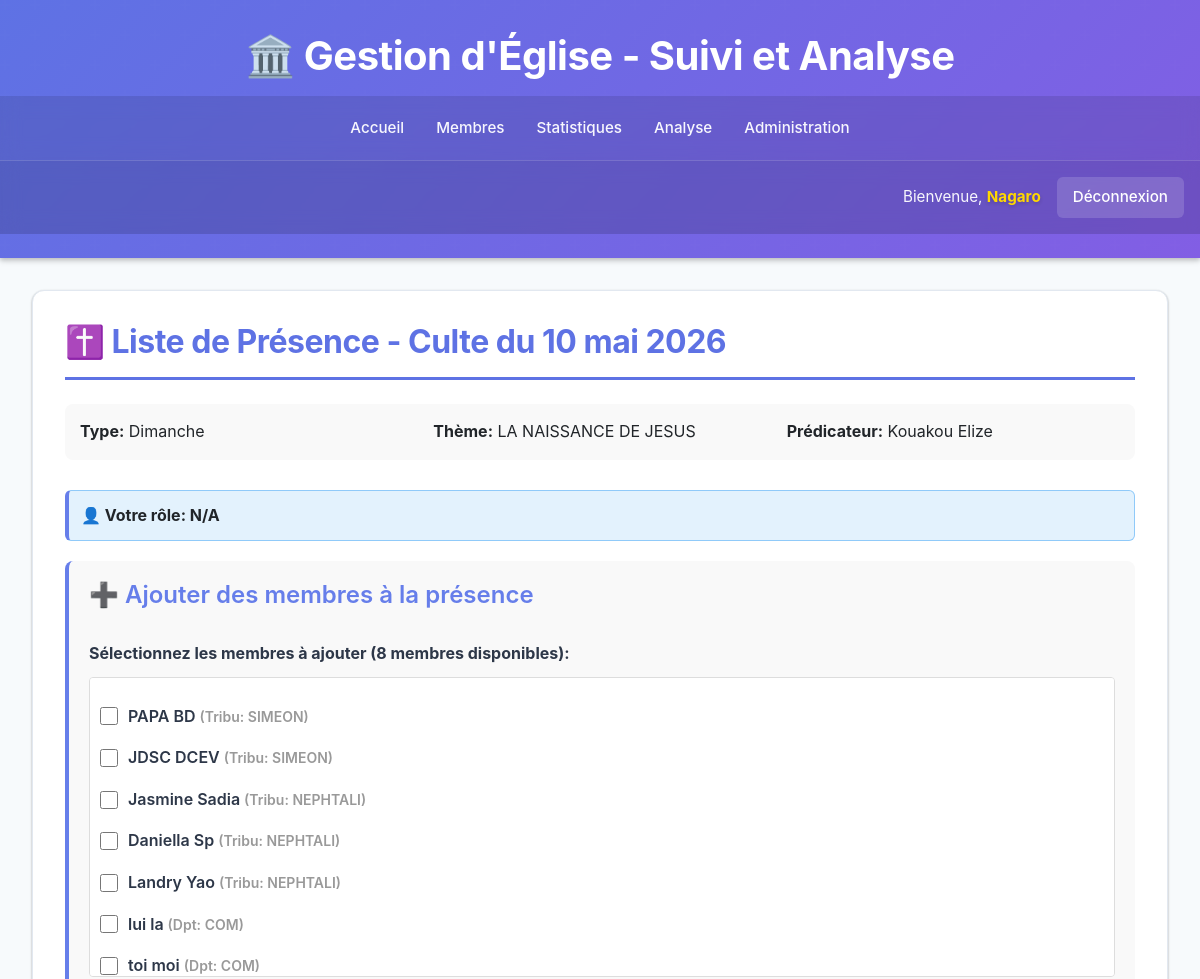
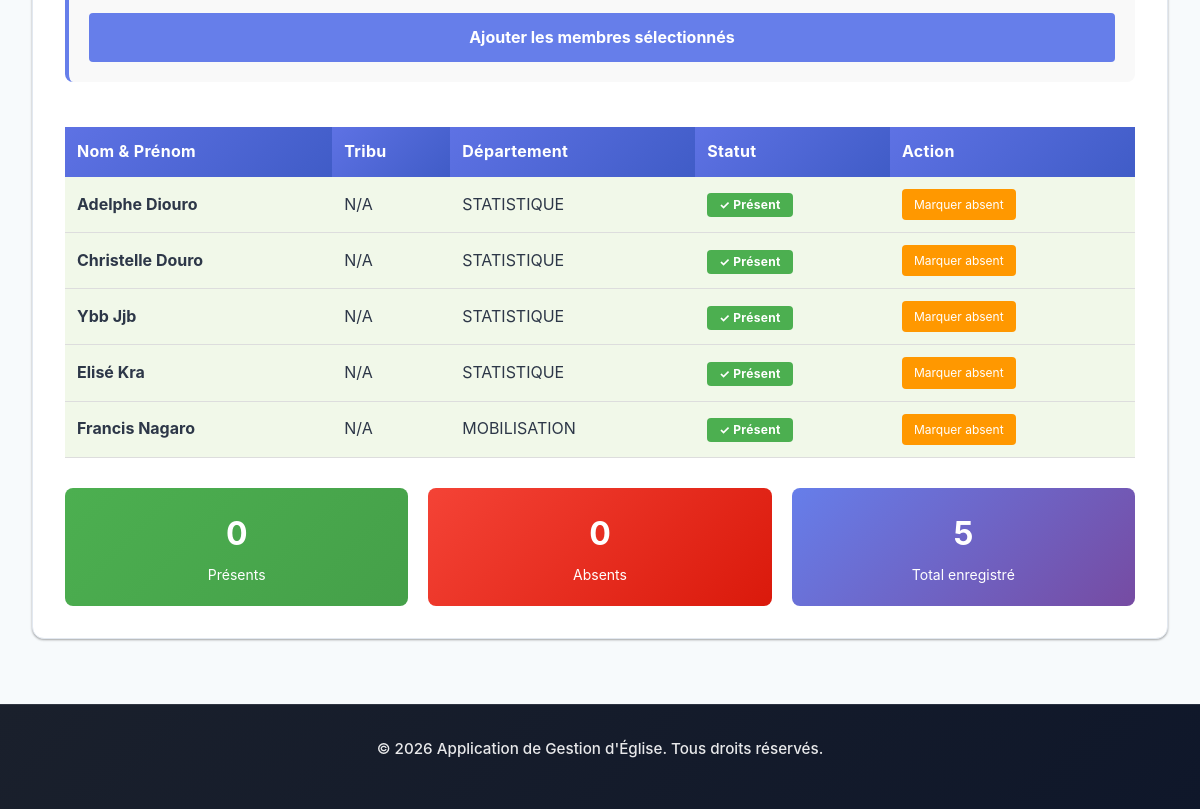
Screenshot of /culte/9/presence/ (signed in) with the database file from the repository (2 pictures, top to bottom).
### eglise/models.py (models this page shows, shortened)
class Culte(models.Model):
    TYPE_CULTE_CHOICES = (
        ('dimanche', 'Dimanche'),
        ('mercredi', 'Mercredi'),
        ('special', 'Spécial'),
        ('autre', 'Autre'),
    )
    date = models.DateField()
    type_culte = models.CharField(max_length=20, choices=TYPE_CULTE_CHOICES, default='dimanche')
    theme = models.CharField(max_length=255, blank=True, null=True)
    predicateur = models.CharField(max_length=100, blank=True, null=True)
    nombre_participants = models.IntegerField(default=0)
    nombre_nouveaux = models.IntegerField(default=0)
    notes = models.TextField(blank=True, null=True)
    date_creation = models.DateTimeField(auto_now_add=True)
    class Meta:
        ordering = ['-date']

class Membre(models.Model):
    STATUT_CHOICES = (
        ('nouveau', 'Nouveau'),
        ('actif', 'Actif'),
        ('sorti', 'Sorti'),
        ('inactif', 'Inactif'),
    )
    GENRE_CHOICES = (
        ('M', 'Masculin'),
        ('F', 'Féminin'),
    )
    nom = models.CharField(max_length=100)
    prenom = models.CharField(max_length=100)
    email = models.EmailField(blank=True, null=True)
    telephone = models.CharField(max_length=20, blank=True, null=True)
    adresse = models.CharField(max_length=255, blank=True, null=True)
    genre = models.CharField(max_length=1, choices=GENRE_CHOICES, blank=True)
    date_naissance = models.DateField(blank=True, null=True)
    photo = models.ImageField(upload_to='membres_photos/', blank=True, null=True)
    tribu = models.ForeignKey(Tribu, on_delete=models.SET_NULL, null=True, blank=True)
    departement = models.ForeignKey(Departement, on_delete=models.SET_NULL, null=True, blank=True)
    statut = models.CharField(max_length=20, choices=STATUT_CHOICES, default='nouveau')
    date_adhesion = models.DateField(default=timezone.now)
    date_depart = models.DateField(blank=True, null=True)
    notes = models.TextField(blank=True, null=True)
    date_creation = models.DateTimeField(auto_now_add=True)
    date_modification = models.DateTimeField(auto_now=True)
    class Meta:
        ordering = ['nom', 'prenom']
    def nom_complet(self):
        return f"{self.prenom} {self.nom}"

class Tribu(models.Model):
    nom = models.CharField(max_length=100, unique=True)
    description = models.TextField(blank=True, null=True)
    date_creation = models.DateTimeField(auto_now_add=True)
    class Meta:
        verbose_name_plural = "Tribus"
        ordering = ['nom']

class Departement(models.Model):
    nom = models.CharField(max_length=100, unique=True)
    description = models.TextField(blank=True, null=True)
    responsable = models.CharField(max_length=100, blank=True, null=True)
    date_creation = models.DateTimeField(auto_now_add=True)
    class Meta:
        ordering = ['nom']

class Presence(models.Model):
    membre = models.ForeignKey(Membre, on_delete=models.CASCADE)
    culte = models.ForeignKey(Culte, on_delete=models.CASCADE)
    present = models.BooleanField(default=True)
    date_enregistrement = models.DateTimeField(auto_now_add=True)
    class Meta:
        unique_together = ('membre', 'culte')
        ordering = ['-culte__date']

### eglise/views.py (the view, shortened to what this page needs)
# urls.py: path('culte/<int:culte_id>/presence/', views.CultePresenceListView.as_view(), name='culte_presence'),
class CultePresenceListView(ProtectedDataAccessMixin, TemplateView):
    template_name = 'eglise/culte_presence.html'
    def get(self, request, culte_id):
        try:
            culte = Culte.objects.get(id=culte_id)
        except Culte.DoesNotExist:
            return redirect('eglise:dashboard')
        presences = Presence.objects.filter(culte=culte).select_related('membre').order_by('membre__nom', 'membre__prenom')
        membres_non_enregistres = Membre.objects.exclude(
            presence__culte=culte
        ).filter(statut='actif')
        user_profile = request.user.profile if hasattr(request.user, 'profile') else None
        if user_profile:
            if user_profile.est_patriarche() and user_profile.tribu:
                membres_non_enregistres = membres_non_enregistres.filter(tribu=user_profile.tribu)
            elif user_profile.est_responsable() and user_profile.departement:
                membres_non_enregistres = membres_non_enregistres.filter(departement=user_profile.departement)
        membres_non_enregistres = membres_non_enregistres.order_by('nom', 'prenom')
        context = {
            'culte': culte,
            'presences': presences,
            'membres_non_enregistres': membres_non_enregistres,
            'form': PresenceMembreSelectionForm(),
            'user_role': user_profile.get_role_display() if user_profile else 'N/A',
        }
        return render(request, self.template_name, context)

### eglise/forms.py
class PresenceMembreSelectionForm(forms.Form):
    membres = forms.ModelMultipleChoiceField(
        queryset=Membre.objects.all(),
        widget=forms.CheckboxSelectMultiple(),
        required=False,
        label="Sélectionnez les membres à ajouter"
    )

### eglise/mixins.py (called while the page is built, shortened)
    def dispatch(self, request, *args, **kwargs):
        if not request.user.is_authenticated:
            return redirect('eglise:login')
        if request.user.is_superuser:
            return super().dispatch(request, *args, **kwargs)

### eglise/templates/eglise/culte_presence.html (shortened to what this page needs)
{% extends 'eglise/base.html' %}
{% block content %}
<div class="card">
    <h2>✝️ Liste de Présence - Culte du {{ culte.date }}</h2>
    <div style="background: #f9f9f9; padding: 15px; border-radius: 8px; margin-bottom: 30px;">
        <div style="display: grid; grid-template-columns: 1fr 1fr 1fr; gap: 20px;">
            <div>
                <strong>Type:</strong> {{ culte.get_type_culte_display }}
            </div>
            <div>
                <strong>Thème:</strong> {{ culte.theme|default:"N/A" }}
            </div>
            <div>
                <strong>Prédicateur:</strong> {{ culte.predicateur|default:"N/A" }}
            </div>
        </div>
    </div>
    {% if user_role %}
    <div style="background: #e3f2fd; border: 1px solid #90caf9; padding: 12px; border-radius: 6px; margin-bottom: 20px; border-left: 4px solid #667eea;">
        <strong>👤 Votre rôle: {{ user_role }}</strong>
    </div>
    {% endif %}
    {% if membres_non_enregistres %}
    <div style="margin-bottom: 30px; background: #f9f9f9; padding: 20px; border-radius: 8px; border-left: 4px solid #667eea;">
        <h3 style="margin-bottom: 15px; color: #667eea;">➕ Ajouter des membres à la présence</h3>
        <form method="post" style="display: grid; gap: 15px;">
            <div>
                <label style="display: block; margin-bottom: 10px; font-weight: bold;">Sélectionnez les membres à ajouter ({{ membres_non_enregistres.count }} membres disponibles):</label>
                <div style="max-height: 300px; overflow-y: auto; border: 1px solid #ddd; border-radius: 4px; padding: 10px; background: white;">
                    {% for membre in membres_non_enregistres %}
                    <div style="margin-bottom: 10px;">
                        <label style="display: flex; align-items: center; cursor: pointer;">
                            <input type="checkbox" name="membres" value="{{ membre.id }}" style="margin-right: 10px; width: 18px; height: 18px; cursor: pointer;">
                            <span>{{ membre.nom_complet }}
                                {% if membre.tribu %}<small style="color: #999;">(Tribu: {{ membre.tribu.nom }})</small>{% endif %}
                                {% if membre.departement %}<small style="color: #999;">(Dpt: {{ membre.departement.nom }})</small>{% endif %}
                            </span>
                        </label>
                    </div>
                    {% endfor %}
                </div>
            </div>
            <button type="submit" style="padding: 12px 24px; background: #667eea; color: white; border: none; border-radius: 4px; cursor: pointer; font-size: 16px; font-weight: bold;">Ajouter les membres sélectionnés</button>
        </form>
    </div>
    {% endif %}
    {% if presences %}
    <table>
        <thead>
            <tr>
                <th>Nom & Prénom</th>
                <th>Tribu</th>
                <th>Département</th>
                <th>Statut</th>
                <th>Action</th>
            </tr>
        </thead>
        <tbody>
            {% for presence in presences %}
            <tr style="{% if not presence.present %}background-color: #ffebee;{% else %}background-color: #f1f8e9;{% endif %}">
                <td><strong>{{ presence.membre.nom_complet }}</strong></td>
                <td>{{ presence.membre.tribu.nom|default:"N/A" }}</td>
                <td>{{ presence.membre.departement.nom|default:"N/A" }}</td>
                <td>
                    <span class="badge" style="padding: 6px 12px; border-radius: 4px; font-size: 12px; font-weight: bold; {% if presence.present %}background: #4caf50; color: white;{% else %}background: #f44336; color: white;{% endif %}">
                        {% if presence.present %}✓ Présent{% else %}✗ Absent{% endif %}
                    </span>
                </td>
                <td>
                    <form method="post" action="{% url 'eglise:presence_toggle' presence.id %}" style="display: inline;">
                        <button type="submit" style="padding: 6px 12px; background: #ff9800; color: white; border: none; border-radius: 4px; cursor: pointer; font-size: 12px;">
                            {% if presence.present %}Marquer absent{% else %}Marquer présent{% endif %}
                        </button>
                    </form>
                </td>
            </tr>
            {% endfor %}
        </tbody>
    </table>
    <div style="margin-top: 30px; display: grid; grid-template-columns: 1fr 1fr 1fr; gap: 20px;">
        <div style="background: linear-gradient(135deg, #4caf50 0%, #45a049 100%); color: white; padding: 20px; border-radius: 8px; text-align: center;">
            <div style="font-size: 32px; font-weight: bold;">{{ presences|dictsort:"present"|last|length|default:0 }}</div>
            <div style="margin-top: 5px; font-size: 14px;">Présents</div>
        </div>
        <div style="background: linear-gradient(135deg, #f44336 0%, #da190b 100%); color: white; padding: 20px; border-radius: 8px; text-align: center;">
            <div style="font-size: 32px; font-weight: bold;">
                {% widthratio presences|dictsort:"present"|first|length presences|length 1 %}
            </div>
            <div style="margin-top: 5px; font-size: 14px;">Absents</div>
        </div>
        <div style="background: linear-gradient(135deg, #667eea 0%, #764ba2 100%); color: white; padding: 20px; border-radius: 8px; text-align: center;">
            <div style="font-size: 32px; font-weight: bold;">{{ presences.count }}</div>
            <div style="margin-top: 5px; font-size: 14px;">Total enregistré</div>
        </div>
    </div>
    {% else %}
    <div style="text-align: center; padding: 40px; background: #f9f9f9; border-radius: 8px;">
        <p style="font-size: 16px; color: #999;">Aucune présence enregistrée pour ce culte.</p>
    </div>
    {% endif %}
</div>
{% endblock %}

### eglise/templates/eglise/base.html (shortened to what this page needs)
<!DOCTYPE html>
<html lang="fr">
<head>
    <link href="https://cdn.jsdelivr.net/npm/bootstrap@5.3.0/dist/css/bootstrap.min.css" rel="stylesheet">
    <link rel="stylesheet" href="https://cdnjs.cloudflare.com/ajax/libs/font-awesome/6.4.0/css/all.min.css">
</head>
<body>
    <header>
        <h1>🏛️ Gestion d'Église - Suivi et Analyse</h1>
        <nav>
            {% if user.is_authenticated %}
                <a href="{% url 'eglise:dashboard' %}">Accueil</a>
                <a href="{% url 'eglise:membre_list' %}">Membres</a>
                <a href="{% url 'eglise:statistiques' %}">Statistiques</a>
                <a href="{% url 'eglise:analyse' %}">Analyse</a>
                <a href="{% url 'admin:index' %}">Administration</a>
            {% else %}
                <a href="{% url 'eglise:login' %}">Connexion</a>
                <a href="{% url 'eglise:category-select' %}">Inscription</a>
            {% endif %}
        </nav>
        {% if user.is_authenticated %}
            <div class="user-info">
                <span>Bienvenue, <span class="user-name">{{ user.get_full_name|default:user.username }}</span></span>
                <a href="{% url 'eglise:logout' %}">Déconnexion</a>
            </div>
        {% endif %}
    </header>
    <div class="container">
        {% block content %}{% endblock %}
    </div>
    <footer>
        <p>&copy; 2026 Application de Gestion d'Église. Tous droits réservés.</p>
    </footer>
</body>
</html>

### eglise/templates/eglise/culte_presence.html (style rules this page uses)
table { width: 100%; border-collapse: collapse; margin-top: 15px; }
table th { background-color: #667eea; color: white; padding: 12px; text-align: left; font-weight: bold; }
table td { padding: 12px; border-bottom: 1px solid #ddd; }
.badge { display: inline-block; padding: 4px 8px; border-radius: 4px; font-size: 12px; font-weight: bold; }
button { cursor: pointer; transition: all 0.3s; }

### rows the page displays
Culte: date "10 mai 2026", type_culte "Dimanche", theme "LA NAISSANCE DE JESUS", predicateur "Kouakou Elize"
Membre: nom_complet "PAPA BD", tribu.nom "SIMEON"
Membre: nom_complet "JDSC DCEV", tribu.nom "SIMEON"
Membre: nom_complet "Jasmine Sadia", tribu.nom "NEPHTALI"
Membre: nom_complet "Daniella Sp", tribu.nom "NEPHTALI"
Membre: nom_complet "Landry Yao", tribu.nom "NEPHTALI"
Membre: nom_complet "lui la", departement.nom "COM"
Membre: nom_complet "toi moi", departement.nom "COM"
Presence: membre.nom_complet "Adelphe Diouro", membre.tribu.nom "N/A", membre.departement.nom "STATISTIQUE", shows "✓ Présent", shows "Marquer absent", present.present "0"
Presence: membre.nom_complet "Christelle Douro", membre.tribu.nom "N/A", membre.departement.nom "STATISTIQUE", shows "✓ Présent", shows "Marquer absent"
Presence: membre.nom_complet "Ybb Jjb", membre.tribu.nom "N/A", membre.departement.nom "STATISTIQUE", shows "✓ Présent", shows "Marquer absent"
Presence: membre.nom_complet "Elisé Kra", membre.tribu.nom "N/A", membre.departement.nom "STATISTIQUE", shows "✓ Présent", shows "Marquer absent"
Presence: membre.nom_complet "Francis Nagaro", membre.tribu.nom "N/A", membre.departement.nom "MOBILISATION", shows "✓ Présent", shows "Marquer absent"

### other values shown
{{ user.get_full_name|default:user.username }} "Nagaro"
{{ user_role }} "N/A"
{{ membres_non_enregistres.count }} "8"
{{ presences|dictsort:"present"|last|length|default:0 }} "0"
{{ presences.count }} "5"
